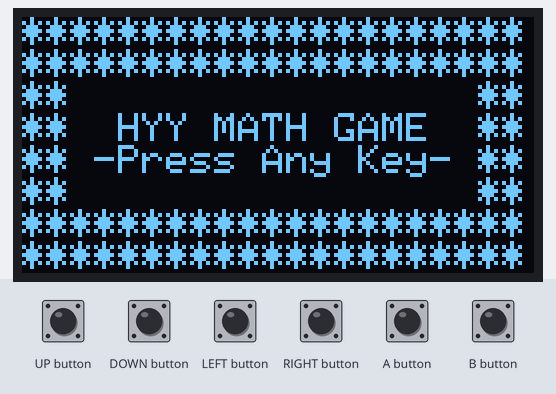
Recording of a sketch running on a simulated Arduboy, built with avr-gcc and run on an emulated ATmega32U4. Shown: 128×64 one-colour display. The test bench sets the inputs (shaded band). Random numbers use the default seed unless the sketch sets one.

Above: at 1.3 s.
1.4 s: UP button pressed for 0.15 s
At 2.0 s:
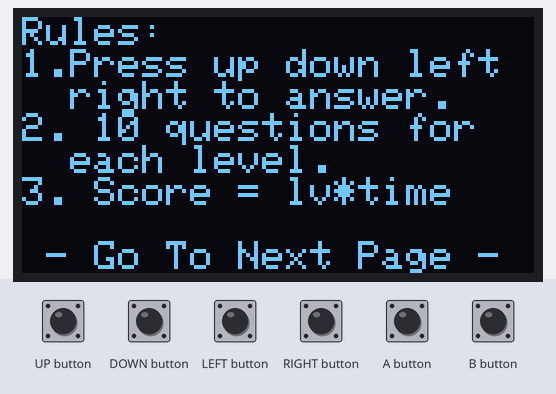
3.0 s: DOWN button pressed for 0.15 s
At 4.2 s:
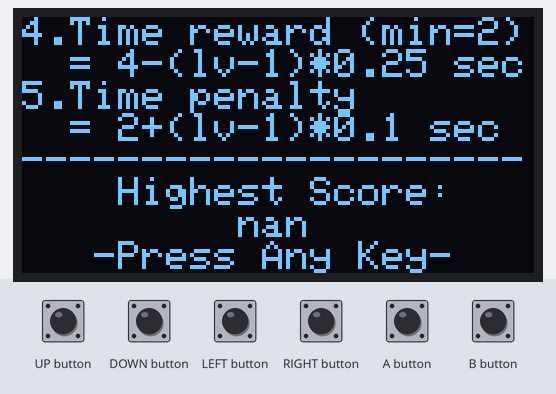
4.6 s: LEFT button pressed for 0.15 s
At 4.7 s:
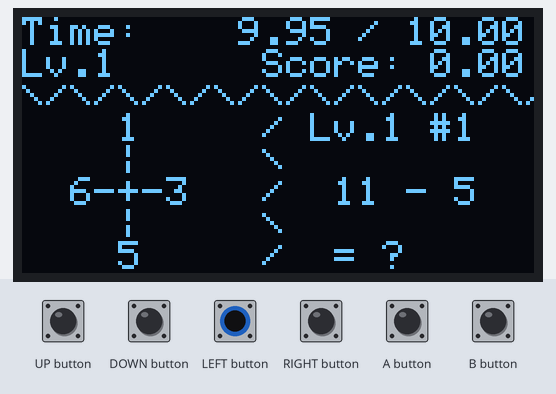
6.2 s: RIGHT button pressed for 0.15 s
At 6.36 s:
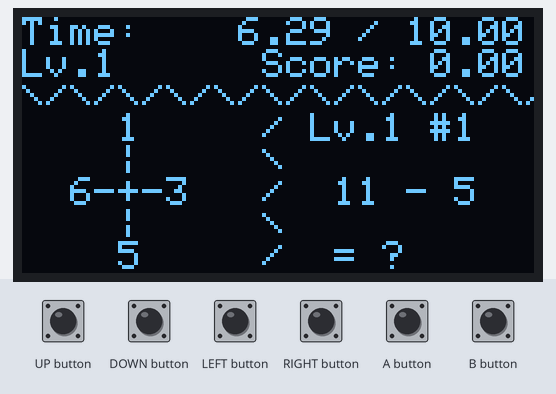
9.3 s: UP button pressed for 1 s
At 12.3 s:
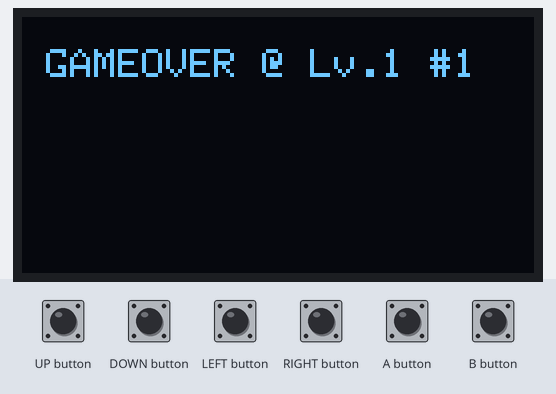
13.3 s: UP button driven LOW and DOWN button driven LOW
At 15.8 s:
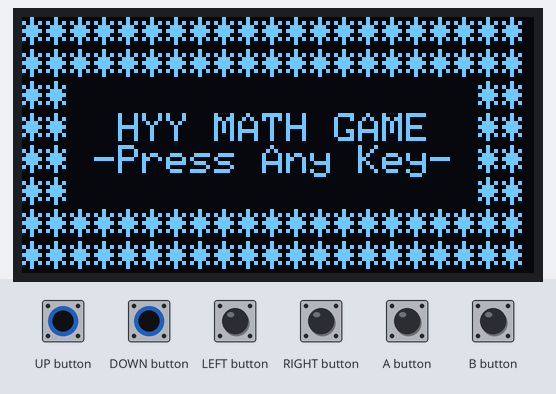

Measured:
- after the input at 1.4 s, the display: changes after 0.06 s (image 1)
- after the input at 3.0 s, the display: changes after 0.06 s (image 2)
- after the input at 4.6 s, the display: first changes after 0.05 s (image 3 shows a later state)
- what the display in image 5 shows lasts 1.0 s, from 11.7 s to 12.7 s

The sketch:

arduboy_HYYmathsGame.ino
```cpp
//HYY
//February 26th, 2019
//Maths Calculation Game

#include <Arduboy2.h>
#include <timer.h>

Arduboy2 arduboy;

#define EEPROM_HIGHESTSCORE                 EEPROM_STORAGE_SPACE_START


//variables for game play
int gameOver;
float HighestScoreHYY;
int stayInRulesScreen;
int stayInHighestScore;
int showGameOver;
int delay0;
int delay1;
int delay2;
int delay3;


//variables for time
unsigned long timeOri; //if ans is correct, add time to timeOri
unsigned long timeNow;
unsigned long timeDiff;
int timeRemain;
unsigned long timeReward;
unsigned long timePenalty;

int timeRewardVar;
int timePenaltyVar;
float timeleft;


//variables for level & score
float score;
int level;


//variables for setting questions
int qtnNum; //number of question
int answer; //1,2,3,4 ==> up, down, left, right
int dummy1; //for question formation (dummy)
int dummy2;
int dummy3;
int num1; //for question formation num1 ? num2 = num3
int num2;
int num3; //This the the answer for each question
String oper;
String qtn;
int maxForDum;

String operAll; //+-*/
int randoper;

String UDLR;
String randCtrl;
String randUDLR;
int randNumForUDLR;


int ansGen; //trigger number for qtn and ans generation


//variables for answer options
int up;
int down;
int left;
int right;


//Set up ############################################################################################

void setup() {
  arduboy.begin();
  arduboy.clear();

  timeOri = 0;
  timeNow = 0;
  timeDiff = 0;

  level = 1;
  score = 0.00;

  up = 0;
  down = 0;
  left = 0;
  right = 0;

  qtnNum = 1;

  arduboy.initRandomSeed();
  answer = random(0, 4);

  ansGen = 0;

  gameOver = 1;
  stayInRulesScreen = 1;
  stayInHighestScore = 1;
  showGameOver = 0;

}


//When the correct button is pressed ############################################################################################


void buttonCorrectAction() {

    timeOri = timeOri + timeReward;
    if(timeOri>timeNow){
      timeOri = timeNow;
      }

    score = score + (level*timeleft);
    ansGen = 0;
    qtnNum = qtnNum + 1;

}


//When the wrong button is pressed ############################################################################################


void buttonWrongAction() {
    timeOri = timeOri - timePenalty;
    if(timeDiff > 10000){
      timeOri = timeNow;     // time should change to 0, and game is over
      }
}


//Dummy question formation ############################################################################################

void dummyQtnGeneration(){
    maxForDum = level + 9;

    arduboy.initRandomSeed();
    dummy1 = random(0, maxForDum);

    arduboy.initRandomSeed();
    dummy2 = random(0, maxForDum);

    if(randoper == 3){  //To get rid of divided by zero ##########
      while(dummy1 == 0) {
        arduboy.initRandomSeed();
        dummy1 = random(0, maxForDum);
      }
    }


    if (randoper == 0){
      dummy3 = dummy1 + dummy2;
    } else if (randoper == 1){
      dummy3 = dummy1 + dummy2;
    } else if (randoper == 2){
      dummy3 = dummy1 * dummy2;
    } else if (randoper == 3){
      dummy3 = dummy1 * dummy2;
    }
}


//Question & answer generation ############################################################################################

void qtnAndAnsGeneration() {

//Generation of up, down, left, right answer options ##########

    arduboy.initRandomSeed();
    answer = random(0, 4);

    UDLR = "UDLR";

    randCtrl = "0000";
    randUDLR = (String)UDLR[answer];
    randCtrl[answer] = '1';
    while (randCtrl != "1111"){
      arduboy.initRandomSeed();
      randNumForUDLR = random(0, 4);
      if(randCtrl[randNumForUDLR] == '0'){
        randCtrl[randNumForUDLR] = '1';
        randUDLR = randUDLR + (String)UDLR[randNumForUDLR];
      }
    }

//Generation of maths operaters ##########

    operAll = "+-*/";
    arduboy.initRandomSeed();
    randoper = random(0, 4);
    oper = operAll[randoper];

//Generation of dummies for question formation ##########

    dummyQtnGeneration();

//Matching dummies and num123 ##########

    if (randoper == 0){
      num1 = dummy1;
      num2 = dummy2;
      num3 = dummy3;
    } else if (randoper == 1){
      num1 = dummy3;
      num2 = dummy1;
      num3 = dummy2;
    } else if (randoper == 2){
      num1 = dummy1;
      num2 = dummy2;
      num3 = dummy3;
    } else if (randoper == 3){
      num1 = dummy3;
      num2 = dummy1;
      num3 = dummy2;
    }

//Whole question formation ##########

    qtn = (String)num1+" "+oper+" "+(String)num2;

//Whole question formation ##########


    if (answer == 0){  //Start of up #####
      up = num3;
    } else {
      dummyQtnGeneration();
      if (randoper == 0 || randoper == 2){
        up = dummy3;
      } else if (randoper == 1 || randoper == 3){
        up = dummy2;
      }
      while(up == num3){
        dummyQtnGeneration();
        if (randoper == 0 || randoper == 2){
          up = dummy3;
        } else if (randoper == 1 || randoper == 3){
          up = dummy2;
        }
      }
    } //End of up #####


    if (answer == 1){  //Start of down #####
      down = num3;
    } else {
      dummyQtnGeneration();
      if (randoper == 0 || randoper == 2){
        down = dummy3;
      } else if (randoper == 1 || randoper == 3){
        down = dummy2;
      }
      while(down == num3 || down == up){
        dummyQtnGeneration();
        if (randoper == 0 || randoper == 2){
          down = dummy3;
        } else if (randoper == 1 || randoper == 3){
          down = dummy2;
        }
      }
    } //End of down #####


    if (answer == 2){  //Start of left #####
      left = num3;
    } else {
      dummyQtnGeneration();
      if (randoper == 0 || randoper == 2){
        left = dummy3;
      } else if (randoper == 1 || randoper == 3){
        left = dummy2;
      }
      while(left == num3 || left == up || left == down){
        dummyQtnGeneration();
        if (randoper == 0 || randoper == 2){
          left = dummy3;
        } else if (randoper == 1 || randoper == 3){
          left = dummy2;
        }
      }
    } //End of left #####


    if (answer == 3){  //Start of right #####
      right = num3;
    } else {
      dummyQtnGeneration();
      if (randoper == 0 || randoper == 2){
        right = dummy3;
      } else if (randoper == 1 || randoper == 3){
        right = dummy2;
      }
      while(right == num3 || right == up || right == down || right == left){
        dummyQtnGeneration();
        if (randoper == 0 || randoper == 2){
          right = dummy3;
        } else if (randoper == 1 || randoper == 3){
          right = dummy2;
        }
      }
    } //End of right #####


    ansGen = 1; //End of qtn and ans generation ##########
}


//Game start screen ############################################################################################

void gameStartScreen(){

    arduboy.clear();

    delay1 = 0;
    delay2 = 0;
    delay3 = 0;

    arduboy.print("*********************");
    arduboy.print("\n");
    arduboy.print("*********************");
    arduboy.print("\n");
    arduboy.print("**                 **");
    arduboy.print("\n");
    arduboy.print("**  HYY MATH GAME  **");
    arduboy.print("\n");
    arduboy.print("** -Press Any Key- **");
    arduboy.print("\n");
    arduboy.print("**                 **");
    arduboy.print("\n");
    arduboy.print("*********************");
    arduboy.print("\n");
    arduboy.print("*********************");

    arduboy.pollButtons();
    if (arduboy.justPressed(UP_BUTTON) == true || arduboy.justPressed(DOWN_BUTTON) == true || arduboy.justPressed(LEFT_BUTTON) == true || arduboy.justPressed(RIGHT_BUTTON) == true || arduboy.justPressed(A_BUTTON) == true || arduboy.justPressed(B_BUTTON) == true) {
      rulesScreen();
    }

    arduboy.display();


}


//Rules screen ############################################################################################

void rulesScreen(){
  while(stayInRulesScreen == 1){
    arduboy.clear();
    arduboy.print("Rules:");
    arduboy.print("\n");
    arduboy.print("1.Press up down left ");
    arduboy.print("\n");
    arduboy.print("  right to answer.");
    arduboy.print("\n");
    arduboy.print("2. 10 questions for");
    arduboy.print("\n");
    arduboy.print("  each level.");
    arduboy.print("\n");
    arduboy.print("3. Score = lv*time");
    arduboy.print("\n");
    arduboy.print("\n");
    arduboy.print(" - Go To Next Page - ");


    arduboy.pollButtons();
    if (arduboy.justPressed(UP_BUTTON) == true || arduboy.justPressed(DOWN_BUTTON) == true || arduboy.justPressed(LEFT_BUTTON) == true || arduboy.justPressed(RIGHT_BUTTON) == true || arduboy.justPressed(A_BUTTON) == true || arduboy.justPressed(B_BUTTON) == true) {
      stayInRulesScreen = 0;
      HighestScoreScreen();
    }

    arduboy.display();
  }
}


//Highest score screen ############################################################################################


void HighestScoreScreen(){
  while (stayInHighestScore == 1){
    arduboy.clear();

    arduboy.print("4.Time reward (min=2)");
    arduboy.print("\n");
    arduboy.print("  = 4-(lv-1)*0.25 sec");
    arduboy.print("\n");
    arduboy.print("5.Time penalty");
    arduboy.print("\n");
    arduboy.print("  = 2+(lv-1)*0.1 sec");
    arduboy.print("\n");
    arduboy.print("---------------------");
    arduboy.print("\n");
    arduboy.print("    Highest Score:   ");
    arduboy.print("\n");

    float HighestScoreHYY = 0.00;
    HighestScoreHYY = EEPROM.get(EEPROM_HIGHESTSCORE, HighestScoreHYY);


    int iForHighScore = String(HighestScoreHYY).length();
    for(iForHighScore;iForHighScore<21;iForHighScore = iForHighScore+2){
      arduboy.print(" ");
    }

    arduboy.print(HighestScoreHYY);
    arduboy.print("\n");
    arduboy.print("   -Press Any Key-   ");


    arduboy.pollButtons();
    if (arduboy.justPressed(UP_BUTTON) == true || arduboy.justPressed(DOWN_BUTTON) == true || arduboy.justPressed(LEFT_BUTTON) == true || arduboy.justPressed(RIGHT_BUTTON) == true || arduboy.justPressed(A_BUTTON) == true || arduboy.justPressed(B_BUTTON) == true) {
      gameOver = 0;
      stayInHighestScore = 0;
      timeOri = millis()+10000;
    }


  arduboy.display();
  }
}


//The loop ############################################################################################


void loop() {


//Trigger question and answer generation ####################

if(ansGen == 0){
  qtnAndAnsGeneration();
}


//Trigger game start screen ####################

  while (gameOver == 1) {
    delay0 = 0;
    delay1 = 0;
    delay2 = 0;
    delay3 = 0;
    gameStartScreen();
  }


//Create game interface ####################

  arduboy.clear();

  arduboy.setCursor(0, 0);
  arduboy.print("Time:   ");
  timeNow = millis() + 10000;
  timeDiff = timeNow - timeOri;
  float timeIn100Sec = timeDiff/10;
  timeleft = 10 - timeIn100Sec/100;

  if(timeleft<0){ // to fix the -ve seconds problem
    timeleft = 0;
  }

  if(String(timeleft).length()<5){    //to make sure the time will not "jump"
    arduboy.print(" ");
  }
  arduboy.print(timeleft);
  arduboy.print(" / 10.00");

  arduboy.print("\n");
  arduboy.print("Lv.");

  if(qtnNum > 10){
    qtnNum = 1;
    level = level + 1;
  }

  arduboy.print(level);

  int i = String(score).length() + String(level).length();
  for(i;i<11;i++){
  arduboy.print(" ");
  }

  arduboy.print("Score: ");
  arduboy.print(score);
  arduboy.print("\n");


//Time reward AND Time penalty  ####################

timeRewardVar = 2000 - (level-1)* 250;
if(timeRewardVar < 0){
  timeRewardVar = 0;
}
timeReward = 2000 + timeRewardVar;

timePenaltyVar = (level-1)* 100;
timePenalty = 2000 + timePenaltyVar;


//Correct OR Wrong button is pressed  ####################

arduboy.pollButtons();
if (arduboy.justPressed(UP_BUTTON) == true || arduboy.justPressed(DOWN_BUTTON) == true || arduboy.justPressed(LEFT_BUTTON) == true || arduboy.justPressed(RIGHT_BUTTON) == true) {
  if(arduboy.justPressed(UP_BUTTON) == true && answer == 0){
    buttonCorrectAction();
    }else if(arduboy.justPressed(DOWN_BUTTON) == true && answer == 1){
      buttonCorrectAction();
      }else if(arduboy.justPressed(LEFT_BUTTON) == true && answer == 2){
        buttonCorrectAction();
        }else if(arduboy.justPressed(RIGHT_BUTTON) == true && answer == 3){
          buttonCorrectAction();
          }else{
            buttonWrongAction();
            }
}


//Here are the question & answer section

  int i0 = 0;
  for(i0;i0<11;i0++){
    arduboy.print("\\");
    arduboy.print("/");
    }
  arduboy.print("\n");

  arduboy.print("    ");
  arduboy.print(up);
  int i2 = String(up).length();
  for(i2;i2<6;i2++){
    arduboy.print(" ");
    }
  arduboy.print("/ Lv.");
  arduboy.print(level);
  arduboy.print(" #");
  arduboy.print(qtnNum);
  arduboy.print("\n");

  arduboy.print("    |     \\");
  arduboy.print("\n");

  int iForLeft = String(left).length();
  for(iForLeft;iForLeft<3;iForLeft++){
    arduboy.print(" ");
  }
  arduboy.print(left);
  arduboy.print("-+-");
  arduboy.print(right);
  int i3 = String(right).length();
  for(i3;i3<4;i3++){
    arduboy.print(" ");
    }
  arduboy.print("/  ");
  arduboy.print(qtn);
  arduboy.print("\n");

  arduboy.print("    |     \\");
  arduboy.print("\n");

  arduboy.print("    ");
  arduboy.print(down);
  int i4 = String(down).length();
  for(i4;i4<6;i4++){
    arduboy.print(" ");
    }
  arduboy.print("/  = ?");


//Reserved for correct/wrong ans determination


  if(timeIn100Sec > 1000){
    if(score > EEPROM.get(EEPROM_HIGHESTSCORE, HighestScoreHYY)){
      EEPROM.put(EEPROM_HIGHESTSCORE, score);
    }


      showGameOver = 1;

      while (showGameOver == 1){

        arduboy.clear();
        while(delay0 == 0){
          delay0 = 1;
          arduboy.clear();
          arduboy.display();
          delay(1000);
        }


        arduboy.print("\n");
        arduboy.print(" ");
        arduboy.print("GAMEOVER @ Lv.");
        arduboy.print(level);
        arduboy.print(" ");
        arduboy.print("#");
        arduboy.print(qtnNum);


        while(delay1 == 0){
          delay1 = 1;
          arduboy.display();
          delay(1000);
        }


        arduboy.print("      ");
        arduboy.print("\n");
        arduboy.print("\n");
        arduboy.print("Score: ");
        arduboy.print(score);


        while(delay2 == 0){
          delay2 = 1;
          arduboy.display();
          delay(1000);
        }


        arduboy.print("\n");
        arduboy.print("\n");
        arduboy.print("Highest: ");

        float HighestScoreHYY = 0.00;
        HighestScoreHYY = EEPROM.get(EEPROM_HIGHESTSCORE, HighestScoreHYY);

        arduboy.print(HighestScoreHYY);
        arduboy.print("\n");
        arduboy.print("\n");


        while(delay3 == 0){
          delay3 = 1;
          arduboy.display();
          delay(1000);
        }


        arduboy.print("   -Press Any Key-   ");
        arduboy.pollButtons();
        if (arduboy.justPressed(UP_BUTTON) == true || arduboy.justPressed(DOWN_BUTTON) == true || arduboy.justPressed(LEFT_BUTTON) == true || arduboy.justPressed(RIGHT_BUTTON) == true || arduboy.justPressed(A_BUTTON) == true || arduboy.justPressed(B_BUTTON) == true) {
          showGameOver = 0;
        }
        arduboy.display();
      }


    score = 0.00;
    gameOver = 1;
    stayInRulesScreen = 1;
    stayInHighestScore = 1;
    qtnNum = 1;
    level = 1;
    ansGen = 0;
  }
  arduboy.display();
}
```
